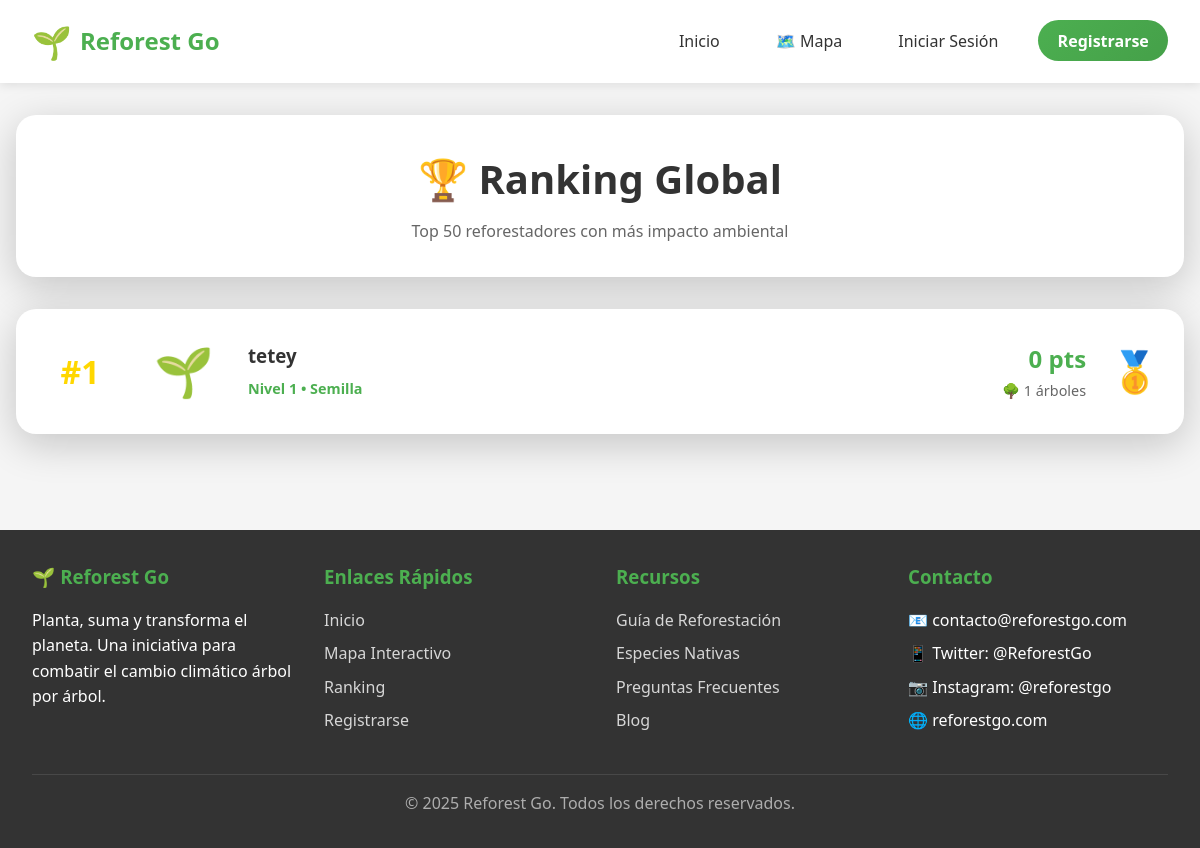
/ranking/, run on an earlier commit of the app's database.
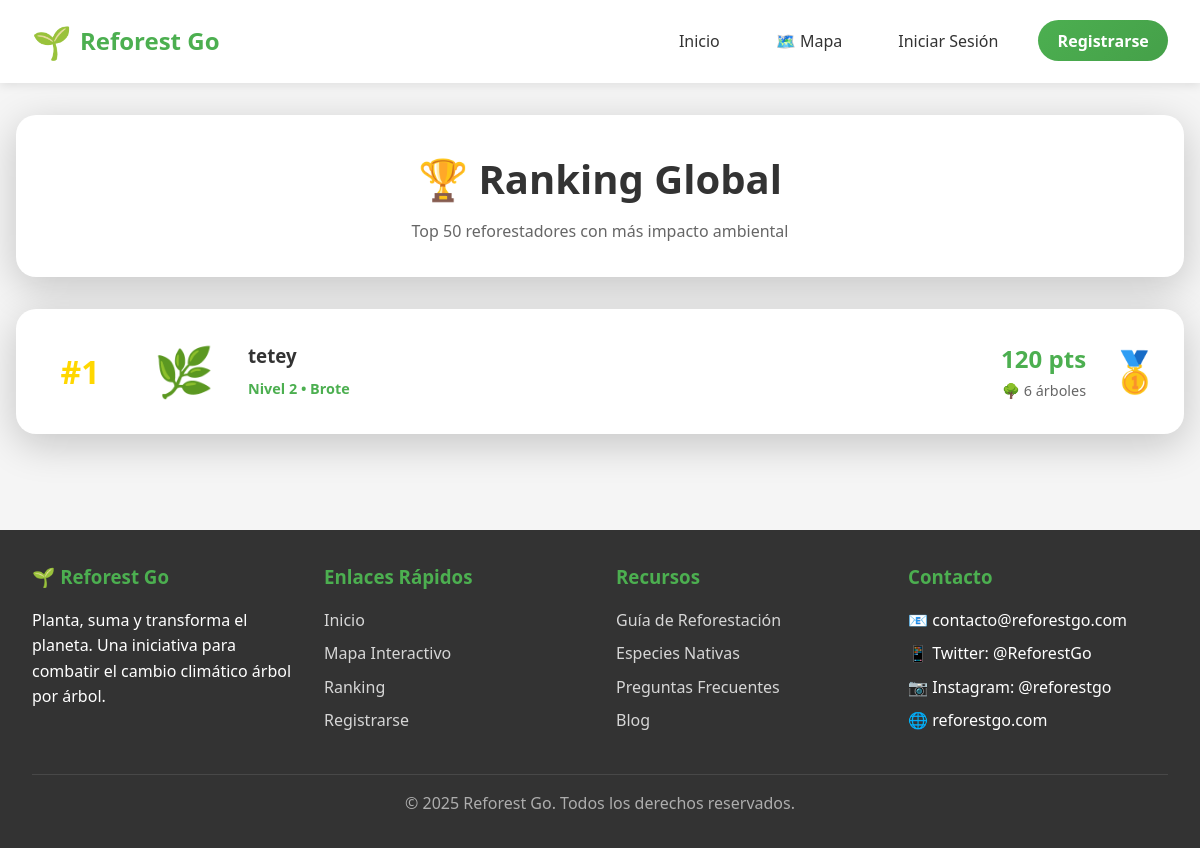
And on a later commit of the database.
### core/models.py (models this page shows, shortened)
class Perfil(models.Model):
    ROLES = [
        ('usuario', 'Usuario'),
        ('verificador', 'Verificador'),
        ('admin', 'Administrador'),
    ]
    user = models.OneToOneField(User, on_delete=models.CASCADE, related_name='perfil')
    puntos = models.IntegerField(default=0)
    nivel = models.IntegerField(default=1)
    avatar_actual = models.ForeignKey(Avatar, on_delete=models.SET_NULL, null=True, blank=True)
    fecha_creacion = models.DateTimeField(auto_now_add=True)
    bio = models.TextField(max_length=500, blank=True)
    foto_perfil = models.ImageField(upload_to='perfiles/', null=True, blank=True)
    rol = models.CharField(max_length=20, choices=ROLES, default='usuario')
    verificaciones_realizadas = models.IntegerField(default=0)
    verificaciones_aprobadas = models.IntegerField(default=0)
    puntos_verificacion = models.IntegerField(default=0)
    class Meta:
        verbose_name = 'Perfil'
        verbose_name_plural = 'Perfiles'

class Avatar(models.Model):
    nombre = models.CharField(max_length=50)
    emoji = models.CharField(max_length=10, default="🌱")
    imagen = models.ImageField(upload_to='avatares/', null=True, blank=True)
    nivel_requerido = models.IntegerField(default=1)
    descripcion = models.TextField(blank=True)
    class Meta:
        ordering = ['nivel_requerido']
        verbose_name = 'Avatar'
        verbose_name_plural = 'Avatares'

### core/views.py (the view, shortened to what this page needs)
# urls.py: path('ranking/', views.ranking, name='ranking'),
def ranking(request):
    perfiles = Perfil.objects.select_related('user', 'avatar_actual')\
        .filter(user__is_staff=False, user__is_superuser=False)\
        .order_by('-puntos')[:50]
    for index, perfil in enumerate(perfiles, start=1):
        perfil.posicion = index
        perfil.siembras_validadas = perfil.user.siembras.filter(estado='validada').count()
    usuario_posicion = None
    context = {
        'perfiles': perfiles,
        'usuario_posicion': usuario_posicion,
    }
    return render(request, 'ranking.html', context)

### templates/ranking.html (shortened to what this page needs)
{% extends 'base.html' %}
{% block content %}
<div class="ranking-header">
    <h1>🏆 Ranking Global</h1>
    <p>Top 50 reforestadores con más impacto ambiental</p>
</div>
{% if perfiles %}
<div class="ranking-list">
    {% for perfil in perfiles %}
    <div class="ranking-item">
        <div class="position {% if perfil.posicion == 1 %}first{% elif perfil.posicion == 2 %}second{% elif perfil.posicion == 3 %}third{% endif %}">
            #{{ perfil.posicion }}
        </div>
        <div class="avatar">
            {{ perfil.avatar_actual.emoji|default:"🌱" }}
        </div>
        <div class="user-details">
            <h3>{{ perfil.user.get_full_name|default:perfil.user.username }}</h3>
            <span class="level">Nivel {{ perfil.nivel }} • {{ perfil.avatar_actual.nombre|default:"Semilla" }}</span>
        </div>
        <div class="stats">
            <div class="points">{{ perfil.puntos }} pts</div>
            <div class="trees">🌳 {{ perfil.siembras_validadas }} árboles</div>
        </div>
        {% if perfil.posicion == 1 %}
        <div class="medal">🥇</div>
        {% elif perfil.posicion == 2 %}
        <div class="medal">🥈</div>
        {% elif perfil.posicion == 3 %}
        <div class="medal">🥉</div>
        {% endif %}
    </div>
    {% endfor %}
</div>
{% endif %}
{% endblock %}

What changed in the data, as far as the page shows it:
changed Perfil "tetey": avatar_actual.emoji "🌱" → "🌿"; nivel "1" → "2"; avatar_actual.nombre "Semilla" → "Brote"; puntos "0" → "120"; siembras_validadas "1" → "6"
